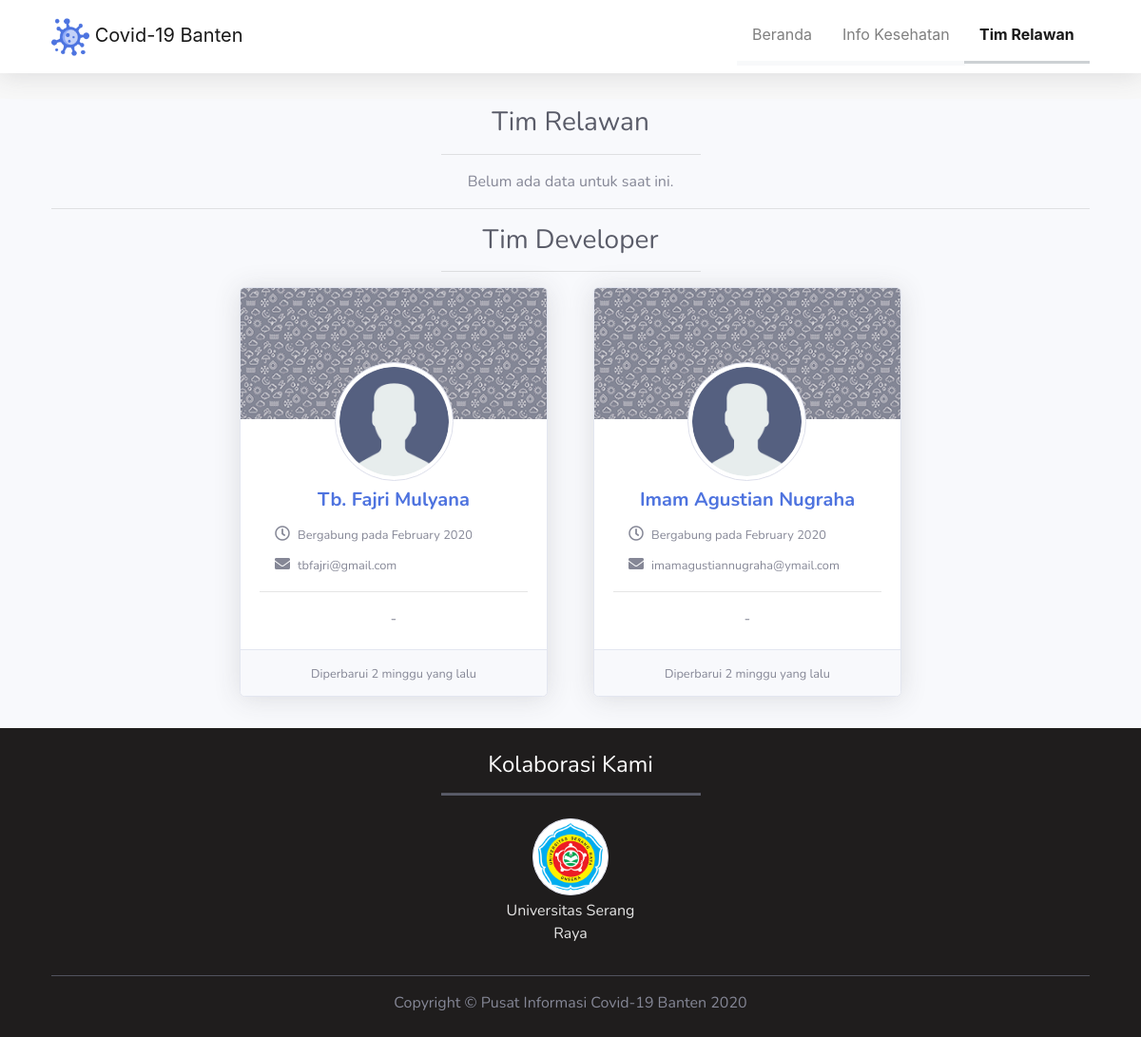
Page /index.php/team on the earlier database version.
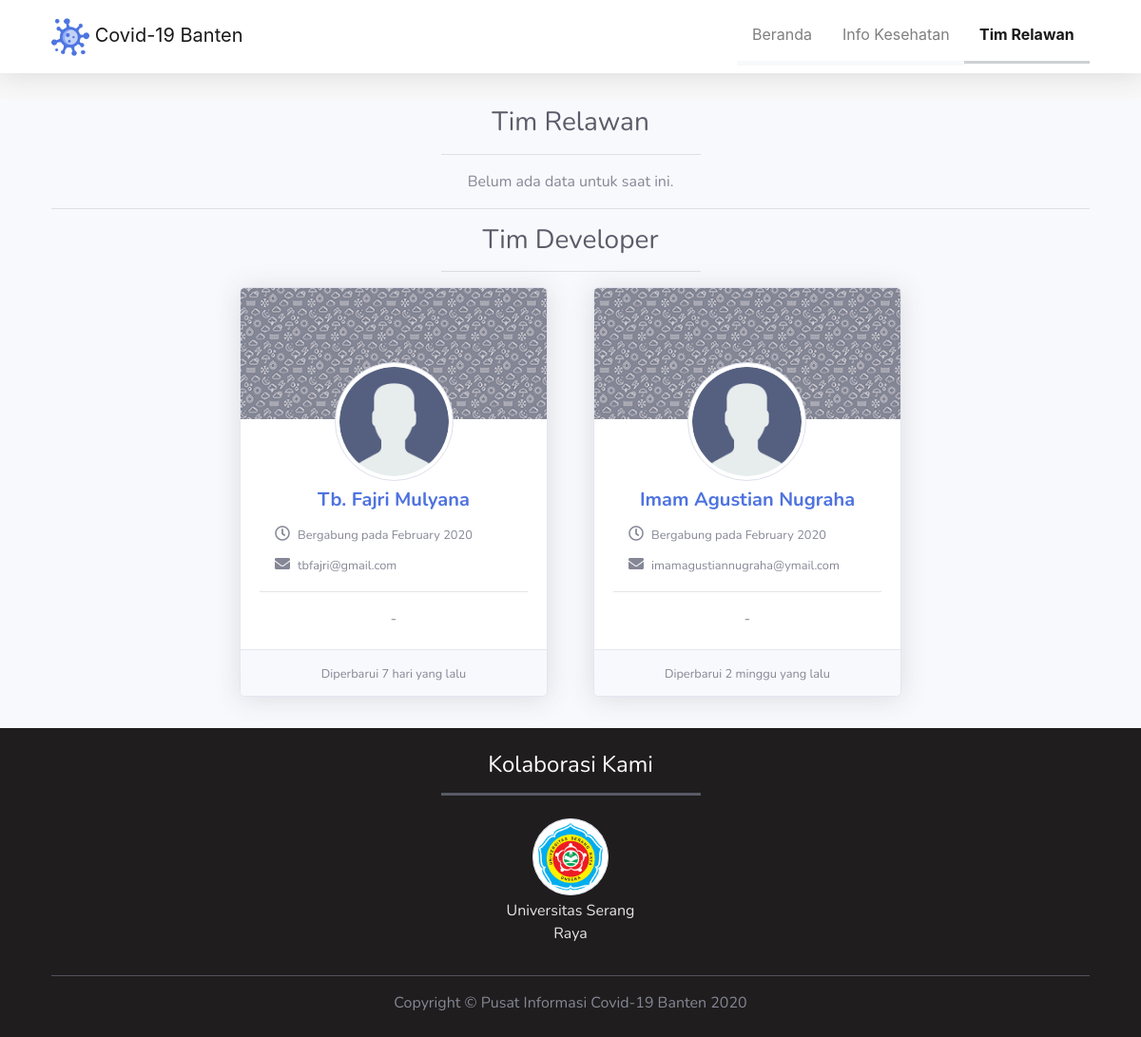
Same page on the later database version.
### tables this page shows
CREATE TABLE `users` (
  `id_users` int(11) NOT NULL,
  `email` varchar(128) NOT NULL,
  `password` varchar(256) NOT NULL,
  `name` varchar(128) NOT NULL,
  `phone` varchar(50) NOT NULL,
  `photo` varchar(128) NOT NULL,
  `desc` text DEFAULT NULL,
  `status` int(1) NOT NULL COMMENT '1 = Administrator, 2 = Relawan',
  `active` int(1) NOT NULL COMMENT '0 = Tidak Aktif, 1 = Aktif, 2 = Blokir',
  `date_created` int(11) NOT NULL,
  `date_update` timestamp NOT NULL DEFAULT current_timestamp() ON UPDATE current_timestamp()
);

### application/views/layout/index.php (called while the page is built)
<?php
require_once ('head.php');
require_once ('nav.php');
require_once ('content.php');
require_once ('footer.php');
?>

### application/controllers/Team.php (called while the page is built, shortened)
<?php
class Team extends CI_Controller
{
    public function __construct()
    {
        $this->load->model('users_model');
    }
    public function index()
    {
        $data     = array(
            'title'    => 'Relawan',
            'content'    => 'team/list',
            'dev' => $this->users_model->getData(NULL, 'id_users <= 2')->result(),
            'volunteer' => $this->users_model->dataNot([1, 2])->result(),
            'tektime' => 'Diperbarui'
        );
        $this->load->view('layout/index', $data, FALSE);
    }
}

### index.php (called while the page is built, shortened)
<?php
require_once BASEPATH.'core/CodeIgniter.php';

### application/views/layout/content.php (called while the page is built)
<?php if ($content) {
    $this->load->view( $content);
}

### application/models/Users_model.php (called while the page is built, shortened)
<?php
class Users_model extends CI_Model
{
    private $_table = 'users';
    public function getData($select = NULL, $where = NULL)
    {
        if ($select != NULL) {
            $this->db->select($select);
        } else {
            $this->db->select('*');
        }
        if ($where != NULL) {
            $this->db->where($where);
        }
        $this->db->from($this->_table);
        return $this->db->get();
    }
    public function dataNot($names)
    {
        $this->db->where('active', 1);
        $this->db->where_not_in('id_users', $names);
        $this->db->from($this->_table);
        return $this->db->get();
    }
}

### application/views/team/list.php (the view)
<section id="member-list" class="py-2 bg-light text-center">
    <div class="container">
        <div class="row">
            <div class="col text-center">
                <p class="h3 text-dark">Tim Relawan</p>
                <hr class="w-25 mb-3">
            </div>
        </div>
        <?php
        if ($volunteer) {
            echo '<div class="card-columns">';
            foreach ($volunteer as $v) :
        ?>
                <div class="card">
                    <img class="card-img-top" src="<?php echo base_url('assets/img/bg-profil.png') ?>">
                    <div class="card-body">
                        <img src="<?php echo base_url('assets/img/profile/') . $v->photo ?>" class="rounded-circle img-thumbnail">
                        <h5 class="card-title text-primary font-weight-bold mt-2"><?php echo ucwords($v->name) ?></h5>
                        <ul class="fa-ul text-left">
                            <li class="mb-2">
                                <span class="fa-li"><i class="far fa-clock"></i></span>
                                <small>Bergabung pada <?php echo strftime("%B %Y", $v->date_created); ?></small>
                            </li>
                        </ul>
                        <hr>
                        <p class="card-text"><?php secho(($v->desc) ? $v->desc : "-"); ?></p>
                    </div>
                    <div class="card-footer">
                        <small class="text-muted"><?php echo  $tektime . ' ' . timeInfo($v->date_update) ?></small>
                    </div>
                </div>
            <?php
            endforeach;
            echo '</div>';
        } else { ?>
            <p class="text-center">Belum ada data untuk saat ini.</p>
        <?php }; ?>
        <hr class="my-3">
        <div class="row">
            <div class="col text-center">
                <p class="h3 text-dark">Tim Developer</p>
                <hr class="w-25 mb-3">
            </div>
        </div>
        <div class="card-deck justify-content-sm-center mb-4">
            <div class="col-md-4">
                <div class="card shadow">
                    <img class="card-img-top" src="<?php echo base_url('assets/img/bg-profil.png') ?>">
                    <div class="card-body">
                        <img src="<?php echo base_url('assets/img/profile/') . $dev[1]->photo ?>" class="rounded-circle img-thumbnail">
                        <h5 class="card-title text-primary font-weight-bold mt-2"><?php echo ucwords($dev[1]->name) ?></h5>
                        <ul class="fa-ul text-left">
                            <li class="mb-2">
                                <span class="fa-li"><i class="far fa-clock"></i></span>
                                <small>Bergabung pada <?php echo strftime("%B %Y", $dev[1]->date_created); ?></small>
                            </li>
                            <li class="mb-2">
                                <span class="fa-li"><i class="fas fa-envelope"></i></span>
                                <small><?php echo $dev[1]->email ?></small>
                            </li>
                        </ul>
                        <hr>
                        <p class="card-text"><?php secho(($dev[1]->desc) ? $dev[1]->desc : "-"); ?></p>
                    </div>
                    <div class="card-footer">
                        <small class="text-muted"><?php echo  $tektime . ' ' . timeInfo($dev[1]->date_update) ?></small>
                    </div>
                </div>
            </div>
            <div class="col-md-4">
                <div class="card shadow">
                    <img class="card-img-top" src="<?php echo base_url('assets/img/bg-profil.png') ?>">
                    <div class="card-body">
                        <img src="<?php echo base_url('assets/img/profile/') . $dev[0]->photo ?>" class="rounded-circle img-thumbnail">
                        <h5 class="card-title text-primary font-weight-bold mt-2"><?php echo ucwords($dev[0]->name) ?></h5>
                        <ul class="fa-ul text-left">
                            <li class="mb-2">
                                <span class="fa-li"><i class="far fa-clock"></i></span>
                                <small>Bergabung pada <?php echo strftime("%B %Y", $dev[0]->date_created); ?></small>
                            </li>
                            <li class="mb-2">
                                <span class="fa-li"><i class="fas fa-envelope"></i></span>
                                <small><?php echo $dev[0]->email ?></small>
                            </li>
                        </ul>
                        <hr>
                        <p class="card-text"><?php secho(($dev[0]->desc) ? $dev[0]->desc : "-"); ?></p>
                    </div>
                    <div class="card-footer">
                        <small class="text-muted"><?php echo  $tektime . ' ' . timeInfo($dev[0]->date_update) ?></small>
                    </div>
                </div>
            </div>
        </div>
    </div>
</section>

### application/views/layout/head.php (shortened to what this page needs)
<!doctype html>
<html lang="en">
<head>
  <link rel="stylesheet" href="<?php echo base_url() ?>assets/css/style.css">
  <link href="<?php echo base_url() ?>assets/vendor/fontawesome-free/css/all.min.css" rel="stylesheet" type="text/css">
  <link rel="stylesheet" href="<?php echo base_url() ?>assets/vendor/hover/hover-min.css">
  <link href="<?php echo base_url() ?>assets/css/sb-admin-2.min.css" rel="stylesheet">
  <link href="<?php echo base_url() ?>assets/vendor/datatables/dataTables.bootstrap4.min.css" rel="stylesheet">
</head>
<body class="d-flex flex-column">
  <div class="wrapper">

### application/views/layout/nav.php (shortened to what this page needs)
<div id="content">
    <nav id="main-navbar" class="navbar navbar-expand-md navbar-light bg-white shadow fixed-top">
        <div class="container">
            <a class="navbar-brand" href="<?php echo site_url() ?>">
                <img class="img-profile" src="<?php echo base_url('assets/img/covid-512.png') ?>" width="40">
                Covid-19 Banten
            </a>
            <div class="collapse navbar-collapse" id="navbarCollapse">
                <ul class="navbar-nav ml-auto">
                    <li class="nav-item">
                        <a class="nav-link p-3 hvr-shrink <?php echo ($this->uri->uri_string() ==  "") ? "active" : NULL; ?>" href="<?= site_url() ?>">Beranda</a>
                    </li>
                    <li class="nav-item">
                        <a class="nav-link p-3 hvr-shrink <?php echo ($this->uri->uri_string() ==  U_NEWS) ? "active" : NULL; ?>" href="<?= site_url(U_NEWS) ?>">Info Kesehatan</a>
                    </li>
                    <li class="nav-item">
                        <a class="nav-link p-3 hvr-shrink <?php echo ($this->uri->uri_string() ==  U_TEAM) ? "active" : NULL; ?>" href="<?= site_url(U_TEAM) ?>">Tim Relawan</a>
                    </li>
                </ul>
            </div>
        </div>
    </nav>
</div>

### application/helpers/fungsi_helper.php (shortened to what this page needs)
<?php
function cr()
{
    $year = 2020;
    $yearnow = date('Y');
    if ($yearnow == $year) {
        echo $yearnow;
    } else {
        echo $year . ' - ' . $yearnow;
    }
}
function secho($str)
{
    echo htmlentities($str, ENT_QUOTES, 'UTF-8');
}
function timeInfo($timestamp)
{
    $selisih = time() - strtotime($timestamp);
    $detik = $selisih;
    $menit = round($selisih / 60);
    $jam = round($selisih / 3600);
    $hari = round($selisih / 86400);
    $minggu = round($selisih / 604800);
    $bulan = round($selisih / 2419200);
    $tahun = round($selisih / 29030400);
    if ($detik <= 60) {
        $waktu = $detik . ' detik yang lalu';
    } else if ($menit <= 60) {
        $waktu = $menit . ' menit yang lalu';
    } else if ($jam <= 24) {
        $waktu = $jam . ' jam yang lalu';
    } else if ($hari <= 7) {
        $waktu = $hari . ' hari yang lalu';
    } else if ($minggu <= 4) {
        $waktu = $minggu . ' minggu yang lalu';
    } else if ($bulan <= 12) {
        $waktu = $bulan . ' bulan yang lalu';
    } else {
        $waktu = $tahun . ' tahun yang lalu';
    }
    return $waktu;
}

### application/views/layout/footer.php (shortened to what this page needs)
</div>
<footer id="sticky-footer" class="py-4" style="background-color: #1f1d1d; color: #fff;">
  <div class="container mx-auto">
    <div class="row mb-2">
      <div class="col text-center">
        <h4>Kolaborasi Kami</h4>
        <hr class="w-25 bg-dark" style="height: 2px;">
      </div>
    </div>
    <div id="collab" class="row d-flex justify-content-center mb-2">
      <div class="col-md-2 text-center hvr-bob">
        <a href="https://unsera.ac.id/" target="_blank">
          <img class="rounded-circle img-thumbnail mb-1" src="<?php echo base_url('assets/img/unsera_logo.png') ?>">
          <p>Universitas Serang Raya</p>
        </a>
      </div>
    </div>
    <hr class="bg-dark">
    <div class="copyright text-center my-auto text-muted">
      <span>Copyright &copy; Pusat Informasi Covid-19 Banten <?php echo cr(); ?></span>
    </div>
  </div>
</footer>
</body>
</html>

### assets/css/style.css (style rules this page uses)
html { height: 100%; }
body { height: 100%; padding-top: 6.5rem; background: #f8f8f8 !important; }
.wrapper { flex: 1 0 auto; }
#sticky-footer { flex-shrink: none; }
#main-navbar { font-family: Product Sans, -apple-system, BlinkMacSystemFont, Segoe UI, Roboto, Helvetica Neue, Arial, sans-serif !important; }
#main-navbar .nav-link { border-bottom: 5px solid #f8f9fa; }
#main-navbar .nav-link:hover, #main-navbar a.active { border-bottom: solid #cdd1d4; font-weight: bold; }
#collab img { width: 80px; }
#collab a { text-decoration: none; color: rgb(230, 230, 230); }
#member-list .card-body img { width: 125px; margin-top: -80px; }

Differences in the rows shown:
changed users "Tb. Fajri Mulyana": date_update "2 minggu yang lalu" → "7 hari yang lalu"
